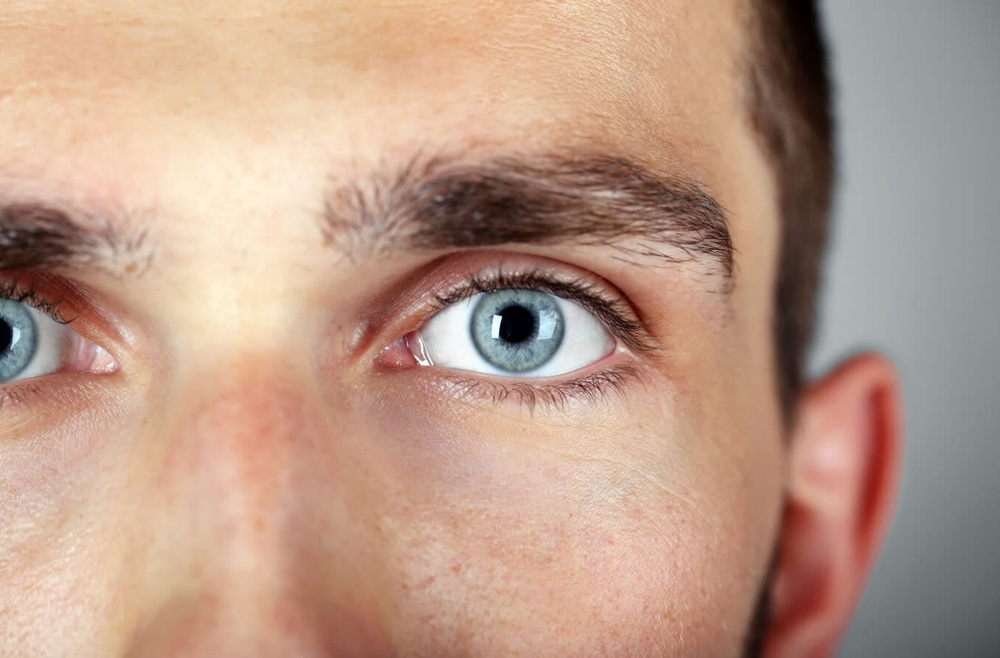
#> input picture lkj.jpg, 1000 x 658 px, shrunk from 1356 x 892 before the run, found by its file name
$ python gg.py
#> lines starting #> are read from the running program, lines starting #| are printed output that depends on the picture; after the words box and inside, x2 and y2 are one past the last pixel; in counts of white or black regions, pixels touching at a corner belong together
import cv2
import numpy as np
import matplotlib.pyplot as plt
import os

def detect_iris_in_eye(image_path, debug=True):
    # Read image and create eye detector
#> called with image_path = 'D:\\ML\\opencv\\lkj.jpg', debug = True
    img = cv2.imread(image_path)
#> img is the input picture: shape (658, 1000, 3); mean B, G, R 136.9, 154.7, 186.6

    # Print image dimensions for debugging
    if debug:
        print(f"Image dimensions: {img.shape}")
#| Image dimensions: (658, 1000, 3)

    # Make a copy for visualization
    vis_img = img.copy()

    eye_cascade = cv2.CascadeClassifier(cv2.data.haarcascades + 'haarcascade_eye.xml')

    # Convert to grayscale for eye detection
    gray = cv2.cvtColor(img, cv2.COLOR_BGR2GRAY)

    # Apply CLAHE to enhance contrast
    clahe = cv2.createCLAHE(clipLimit=3.0, tileGridSize=(8, 8))
    gray_eq = clahe.apply(gray)
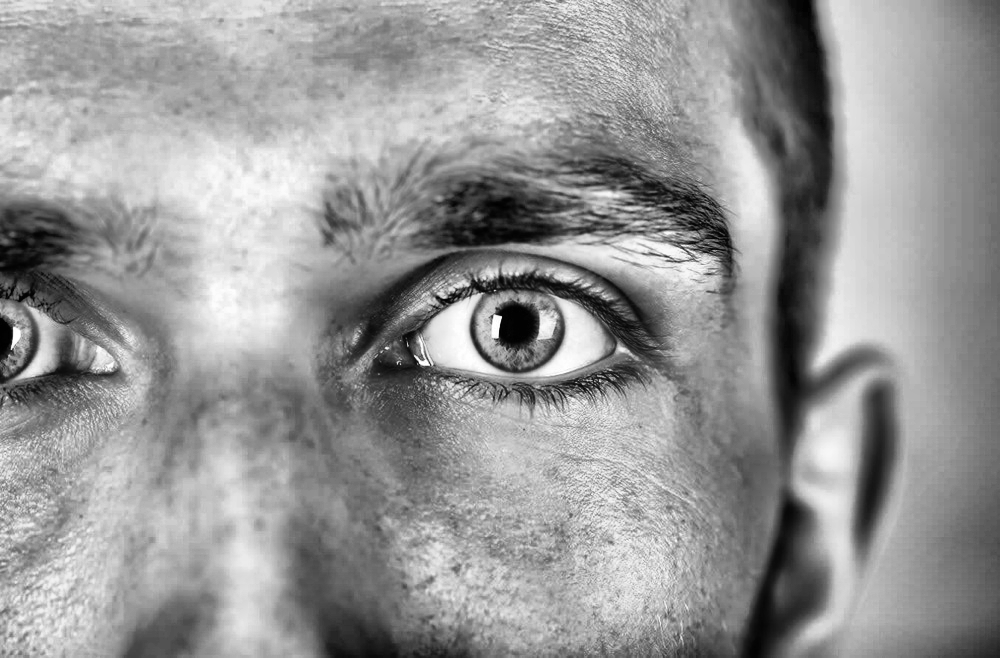
#> gray_eq: shape (658, 1000); min 0, max 255, mean 150.4

    # Apply GaussianBlur to reduce noise and enhance edges
    gray_eq = cv2.GaussianBlur(gray_eq, (5, 5), 0)

    # Use stricter parameters to reduce false positives
    eyes = eye_cascade.detectMultiScale(
        gray_eq,
        scaleFactor=1.05,
        minNeighbors=6,
        minSize=(30, 30)
    )
#> eyes = [[16, 76, 33, 33], [192, 99, 34, 34], [241, 102, 47, 47], [492, 370, 49, 49], [273, 420, 36, 36], [295, 428, 33, 33], [35, 73, 35, 35], [787, 181, 44, 44], [237, 457, 43, 43], [239, 140, 51, 51], [210, 498, 64, 64], [372, 175, 291, 291]]

    if debug:
        print(f"Number of eyes detected: {len(eyes)}")
#| Number of eyes detected: 12

    # If no eyes detected with strict parameters, try with more relaxed parameters
    if len(eyes) == 0:
        eyes = eye_cascade.detectMultiScale(
            gray_eq,
            scaleFactor=1.03,
            minNeighbors=4,
            minSize=(25, 25)
        )
        if debug:
            print(f"Second attempt - Number of eyes detected: {len(eyes)}")

    # Filter eyes based on aspect ratio (real eyes are roughly circular/oval)
    filtered_eyes = []
    for (x, y, w, h) in eyes:
        aspect_ratio = float(w) / h
        if 0.7 <= aspect_ratio <= 1.6:
            filtered_eyes.append((x, y, w, h))
#> this loop made 12 passes
#> after the loop, filtered_eyes = [(16, 76, 33, 33), (192, 99, 34, 34), (241, 102, 47, 47), (492, 370, 49, 49), (273, 420, 36, 36), (295, 428, 33, 33), (35, 73, 35, 35), (787, 181, 44, 44), (237, 457, 43, 43), (239, 140, 51, 51), (210, 498, 64, 64), (372, 175, 291, 291)]

    if debug:
        print(f"Number of eyes after filtering: {len(filtered_eyes)}")
#| Number of eyes after filtering: 12

    # If no valid eyes after filtering, return None
    if len(filtered_eyes) == 0:
        print("No valid eye regions detected!")
        return None

    # Try each eye region to find iris
    all_results = []

    for eye_idx, (x, y, w, h) in enumerate(filtered_eyes):
        if debug:
            print(f"\nProcessing eye region {eye_idx+1}/{len(filtered_eyes)}")

        # Extract eye region
        eye_roi = img[y:y+h, x:x+w]
        original = eye_roi.copy()

        # Process the eye region for iris detection
        gray_roi = cv2.cvtColor(eye_roi, cv2.COLOR_BGR2GRAY)
        equalized = clahe.apply(gray_roi)

        # Calculate average intensity in the eye region
        avg_intensity = np.mean(gray_roi)
        if debug:
            print(f"Average eye intensity: {avg_intensity:.1f}")

        # Adjust threshold based on average intensity
        base_threshold = max(30, min(90, 100 - avg_intensity))

        # Try multiple threshold values around the base threshold
        threshold_values = [base_threshold - 20, base_threshold, base_threshold + 20]
        best_contour = None
        best_score = 0
        best_threshold = 0
        best_thresh_img = None

        # Height and width of eye ROI for reference
        eye_height, eye_width = gray_roi.shape
        expected_radius = min(eye_width, eye_height) * 0.3  # Expected iris radius

        for threshold in threshold_values:
            if debug:
                print(f"Trying threshold: {threshold}")

            # Apply thresholding to isolate darker regions (iris)
            _, thresh = cv2.threshold(equalized, threshold, 255, cv2.THRESH_BINARY_INV)

            # Clean up the threshold image
            kernel = np.ones((3,3), np.uint8)
            thresh = cv2.morphologyEx(thresh, cv2.MORPH_OPEN, kernel, iterations=1)
            thresh = cv2.morphologyEx(thresh, cv2.MORPH_CLOSE, kernel, iterations=2)

            # Find contours in the thresholded image
            contours, _ = cv2.findContours(thresh, cv2.RETR_EXTERNAL, cv2.CHAIN_APPROX_SIMPLE)

            # Process each contour
            for contour in contours:
                area = cv2.contourArea(contour)

                # Skip very small contours
                if area < 50:
                    continue

                perimeter = cv2.arcLength(contour, True)
                if perimeter > 0:
                    # Calculate circularity (perfect circle = 1.0)
                    circularity = 4 * np.pi * area / (perimeter * perimeter)

                    # Get the center and radius of a circle that encloses the contour
                    (cx, cy), radius = cv2.minEnclosingCircle(contour)

                    # Skip if radius is too small or too large
                    if radius < 5 or radius > min(eye_width, eye_height) * 0.7:
                        continue

                    # Calculate position score - iris should be near the center of the eye
                    center_x, center_y = eye_width / 2, eye_height / 2
                    distance_from_center = np.sqrt((cx - center_x)**2 + (cy - center_y)**2)
                    max_distance = np.sqrt(center_x**2 + center_y**2)
                    position_score = 1.0 - (distance_from_center / max_distance)

                    # Calculate radius score - how close is the radius to expected value
                    radius_diff = abs(radius - expected_radius)
                    radius_score = 1.0 - min(radius_diff / expected_radius, 1.0)

                    # Calculate total score based on circularity, area, position and radius
                    if 0.5 < circularity < 1.0:
                        score = circularity * area * position_score * radius_score
                        if score > best_score:
                            best_score = score
                            best_contour = contour
                            best_threshold = threshold
                            best_thresh_img = thresh.copy()
                            if debug:
                                print(f"New best contour: score={score:.1f}, circularity={circularity:.2f}, radius={radius:.1f}")

        if best_contour is not None:
            # Fit circle to iris contour
            (ix, iy), radius = cv2.minEnclosingCircle(best_contour)
            center = (int(ix), int(iy))
            radius = int(radius)

            # Create visualization images
            iris_mask = np.zeros_like(gray_roi)
            cv2.circle(iris_mask, center, radius, 255, -1)

            # Extract iris region
            iris_region = cv2.bitwise_and(eye_roi, eye_roi, mask=iris_mask)

            # Draw iris circle on original eye image
            result = original.copy()
            cv2.circle(result, center, radius, (0, 255, 0), 2)

            # Draw iris center
            cv2.circle(result, center, 2, (0, 0, 255), -1)

            # Draw on the full image visualization copy
            cv2.rectangle(vis_img, (x, y), (x+w, y+h), (255, 0, 0), 2)
            cv2.circle(vis_img, (x + int(ix), y + int(iy)), radius, (0, 255, 0), 2)
            cv2.circle(vis_img, (x + int(ix), y + int(iy)), 2, (0, 0, 255), -1)

            # Prepare result images for this eye
            result_images = [
                original,              # Original eye region
                equalized,             # Enhanced image
                best_thresh_img,       # Best threshold result
                iris_mask,             # Iris mask
                iris_region,           # Extracted iris
                result                 # Final result with circle
            ]

            all_results.append((result_images, best_score, (x, y, w, h), (ix, iy, radius)))
#> this loop made 12 passes
#> (x, y, w, h, avg_intensity, base_threshold, threshold_values, eye_height) on pass 12: (372, 175, 291, 291, 136.7, 30, [10, 30, 50], 291)
#> (printed output is left out)
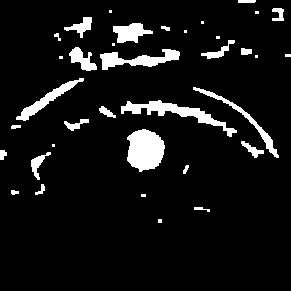
#> best_thresh_img: shape (291, 291); 7.8% white; 36 white regions (12 under 20 px), largest, box (x1, y1, x2, y2) and area: (127, 129, 165, 172) 1232, (121, 100, 237, 137) 1020, (100, 49, 180, 70) 761
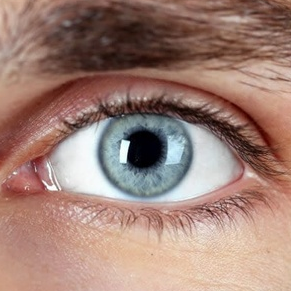
#> eye_roi: shape (291, 291, 3); mean B, G, R 117.9, 128.5, 160
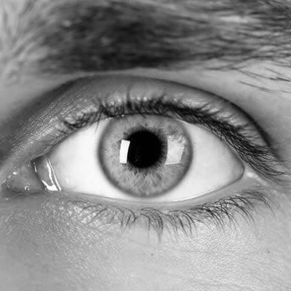
#> gray_roi: shape (291, 291); min 0, max 255, mean 136.7
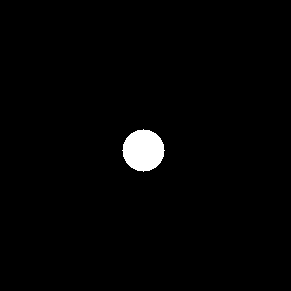
#> iris_mask: shape (291, 291); 1.6% white; 1 white region, box (x1, y1, x2, y2) and area: (122, 129, 165, 172) 1373
#> after the loop, all_results = 1 item

    # If we found any valid iris
    if all_results:
        # Sort results by score (descending)
        all_results.sort(key=lambda x: x[1], reverse=True)
        best_result = all_results[0]
        result_images = best_result[0]
#> result_images = 6 items

        # Display processing steps for the best iris
        plt.figure(figsize=(15, 8))
        titles = ['Original Eye', 'Enhanced', 'Threshold',
                 'Iris Mask', 'Iris Region', 'Result']

        for i, image in enumerate(result_images):
            plt.subplot(2, 3, i+1)
            if len(image.shape) == 3:
                plt.imshow(cv2.cvtColor(image, cv2.COLOR_BGR2RGB))
            else:
                plt.imshow(image, cmap='gray')
            plt.title(titles[i])
            plt.axis('off')
#> this loop made 6 passes

        plt.tight_layout()
        plt.show()
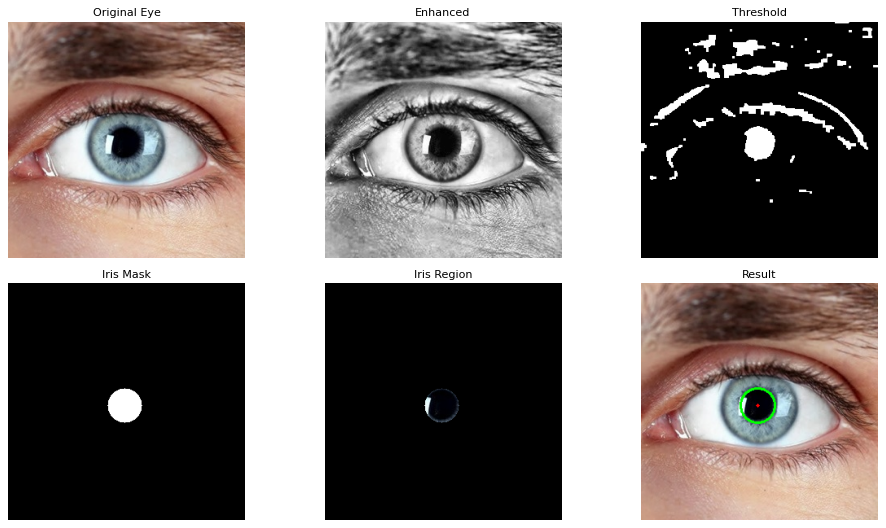
#> figure drawn by matplotlib, 6 panels

        # Show full image with all detected eyes and irises
        plt.figure(figsize=(12, 8))
        plt.imshow(cv2.cvtColor(vis_img, cv2.COLOR_BGR2RGB))
        plt.title("All Detected Eyes and Irises")
        plt.axis('off')
        plt.tight_layout()
        # plt.show()

        print(f"Found {len(all_results)} potential iris detections")
#| Found 1 potential iris detections
        print(f"Best detection score: {best_result[1]:.1f}")
#| Best detection score: 207.2
        return result_images
    else:
        print("No suitable iris contour found in any eye region")
        return None

if __name__ == "__main__":
    image_path = "D:\ML\opencv\lkj.jpg"
    print(f"Attempting to process image at: {image_path}")
    results = detect_iris_in_eye(image_path)
#> results = 6 items

    if results:
        print("Iris detection complete.")
    else:
        print("Failed to detect iris.")
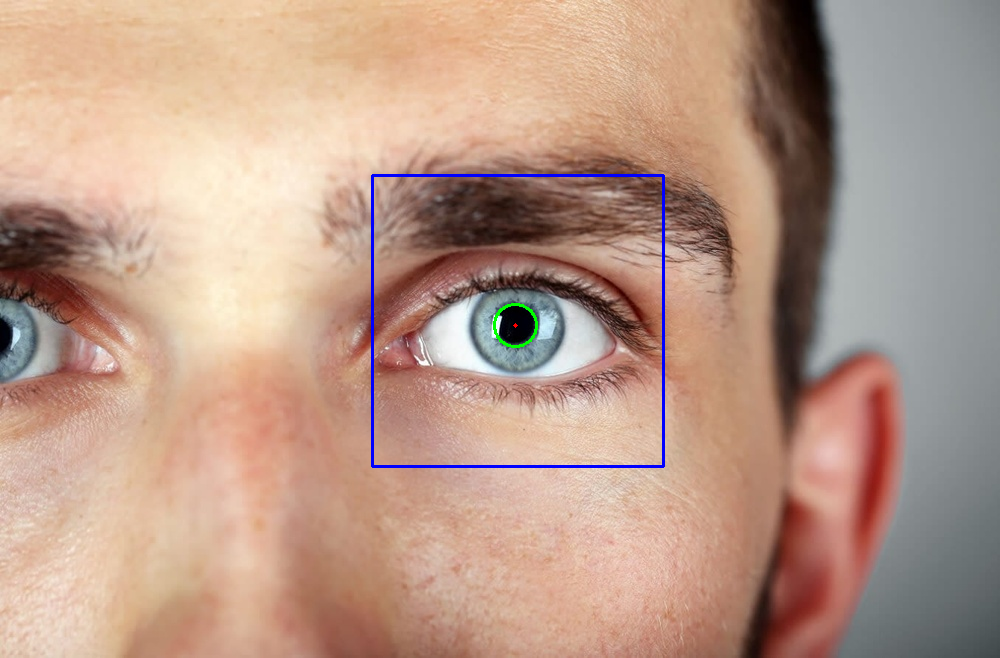
#> shown: shape (658, 1000, 3); mean R, G, B 185.6, 154.1, 137.5

$ run again, with S2001R09.jpg copied over lkj.jpg
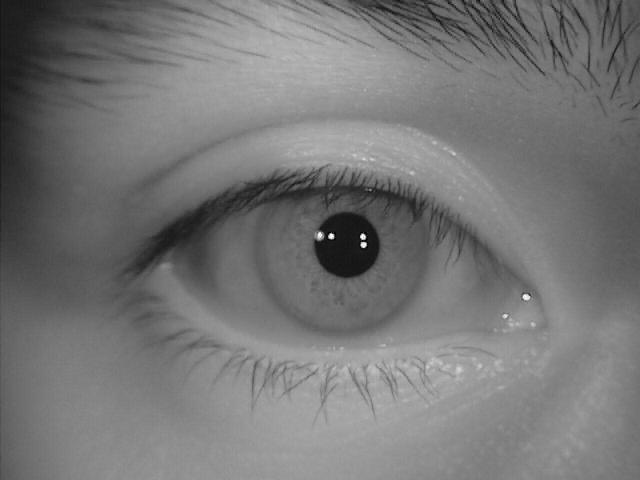
#> input picture S2001R09.jpg, 640 x 480 px, found by its file name
#> in detect_iris_in_eye, img is the input picture: shape (480, 640, 3); min 0, max 255, mean 117.6
#| Image dimensions: (480, 640, 3)
#> eyes = [[429, 216, 60, 60], [504, 275, 38, 38], [387, 185, 53, 53], [105, 191, 143, 143], [232, 331, 94, 94], [95, 71, 381, 381]]
#| Number of eyes detected: 6
#> the loop in detect_iris_in_eye, `for (x, y, w, h) in eyes:` made 6 passes
#> after the loop in detect_iris_in_eye, `for (x, y, w, h) in eyes:`: filtered_eyes = [(429, 216, 60, 60), (504, 275, 38, 38), (387, 185, 53, 53), (105, 191, 143, 143), (232, 331, 94, 94), (95, 71, 381, 381)]
#| Number of eyes after filtering: 6
#> the loop in detect_iris_in_eye, `for eye_idx, (x, y, w, h) in enumerate(filtered_eyes):` made 6 passes
#> (x, y, w, h, avg_intensity, eye_height, eye_width, expected_radius) on pass 6: (95, 71, 381, 381, 123, 381, 381, 114.3)
#> (printed output is left out)
#> after the loop in detect_iris_in_eye, `for eye_idx, (x, y, w, h) in enumerate(filtered_eyes):`:
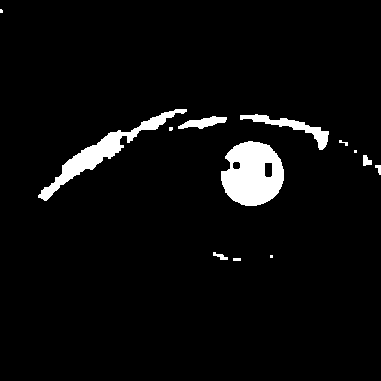
#> best_thresh_img: shape (381, 381); 4.4% white; 13 white regions (4 under 20 px), largest, box (x1, y1, x2, y2) and area: (221, 141, 284, 206) 3005, (38, 109, 187, 201) 2076, (240, 114, 329, 150) 740
#> after the loop in detect_iris_in_eye, `for eye_idx, (x, y, w, h) in enumerate(filtered_eyes):`:
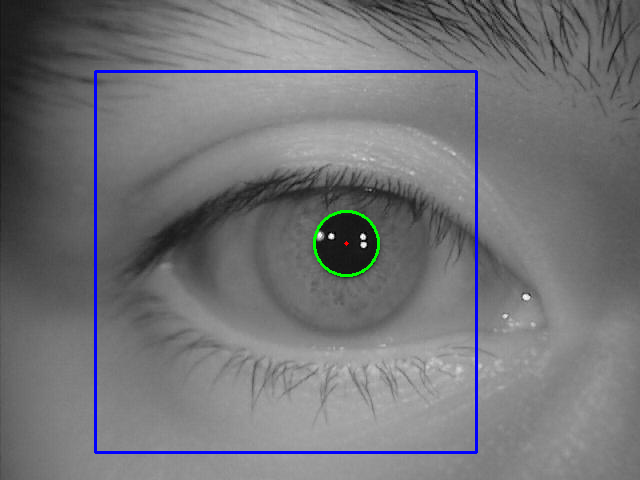
#> vis_img: shape (480, 640, 3); mean B, G, R 119.3, 116.1, 115.6
#> after the loop in detect_iris_in_eye, `for eye_idx, (x, y, w, h) in enumerate(filtered_eyes):`: all_results = 1 item
#> result_images = 6 items
#> the loop in detect_iris_in_eye, `for i, image in enumerate(result_images):` made 6 passes
#| Found 1 potential iris detections
#| Best detection score: 525.7

$ run again, with S2002R01.jpg copied over lkj.jpg
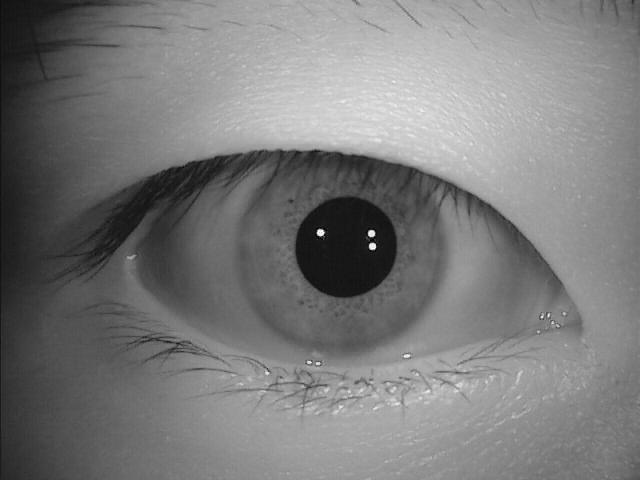
#> input picture S2002R01.jpg, 640 x 480 px, found by its file name
#> in detect_iris_in_eye, img is the input picture: shape (480, 640, 3); min 0, max 255, mean 122
#| Image dimensions: (480, 640, 3)
#> eyes = [[428, 172, 56, 56], [49, 191, 115, 115]]
#| Number of eyes detected: 2
#> the loop in detect_iris_in_eye, `for (x, y, w, h) in eyes:` made 2 passes
#> (x, y, w, h, aspect_ratio) on passes 1 to 2: (428, 172, 56, 56, 1), (49, 191, 115, 115, 1)
#> after the loop in detect_iris_in_eye, `for (x, y, w, h) in eyes:`: filtered_eyes = [(428, 172, 56, 56), (49, 191, 115, 115)]
#| Number of eyes after filtering: 2
#> the loop in detect_iris_in_eye, `for eye_idx, (x, y, w, h) in enumerate(filtered_eyes):` made 2 passes
#> (eye_idx, x, y, w, h, avg_intensity, base_threshold, threshold_values) on passes 1 to 2: (0, 428, 172, 56, 56, 116.3, 30, [10, 30, 50]), (1, 49, 191, 115, 115, 65.89, 34.11, [14.11, 34.11, 54.11])
#> (printed output is left out)
#> after the loop in detect_iris_in_eye, `for eye_idx, (x, y, w, h) in enumerate(filtered_eyes):`:
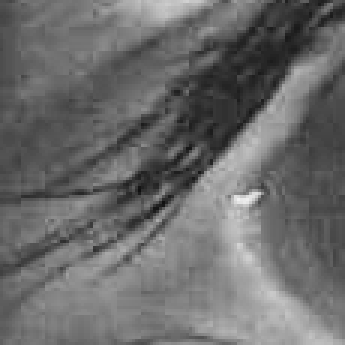
#> equalized: shape (115, 115) (shown 3 times larger); min 16, max 241, mean 107
#> after the loop in detect_iris_in_eye, `for eye_idx, (x, y, w, h) in enumerate(filtered_eyes):`:
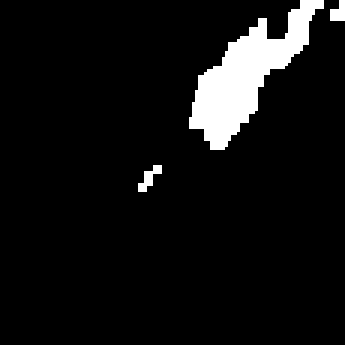
#> thresh: shape (115, 115) (shown 3 times larger); 6.9% white; 3 white regions, box (x1, y1, x2, y2) and area: (63, 0, 108, 50) 851, (46, 55, 54, 64) 32, (110, 0, 115, 7) 26
#> after the loop in detect_iris_in_eye, `for eye_idx, (x, y, w, h) in enumerate(filtered_eyes):`: all_results = []

$ run again, with asd.jpg copied over lkj.jpg
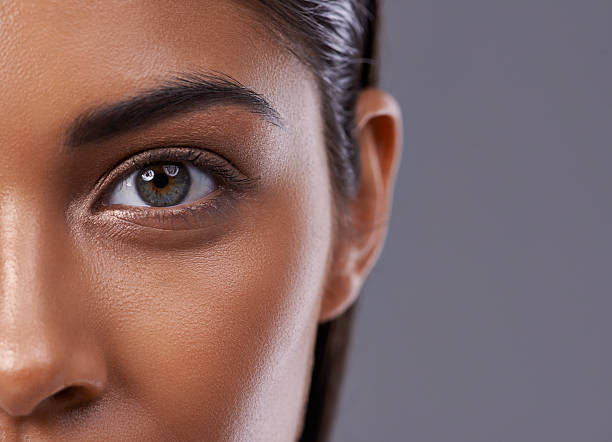
#> input picture asd.jpg, 612 x 442 px, found by its file name
#> in detect_iris_in_eye, img is the input picture: shape (442, 612, 3); mean B, G, R 102.4, 104, 132.2
#| Image dimensions: (442, 612, 3)
#> eyes = [[56, 87, 188, 188]]
#| Number of eyes detected: 1
#> the loop in detect_iris_in_eye, `for (x, y, w, h) in eyes:` made 1 pass
#> (x, y, w, h, aspect_ratio) on pass 1: (56, 87, 188, 188, 1)
#> after the loop in detect_iris_in_eye, `for (x, y, w, h) in eyes:`: filtered_eyes = [(56, 87, 188, 188)]
#| Number of eyes after filtering: 1
#> the loop in detect_iris_in_eye, `for eye_idx, (x, y, w, h) in enumerate(filtered_eyes):` made 1 pass
#> (eye_idx, x, y, w, h, avg_intensity, base_threshold, threshold_values) on pass 1: (0, 56, 87, 188, 188, 83.93, 30, [10, 30, 50])
#> (printed output is left out)
#> after the loop in detect_iris_in_eye, `for eye_idx, (x, y, w, h) in enumerate(filtered_eyes):`: all_results = 1 item
#> result_images = 6 items
#> the loop in detect_iris_in_eye, `for i, image in enumerate(result_images):` made 6 passes
#| Found 1 potential iris detections
#| Best detection score: 18.1
#> `print("Failed to detect iris.")`:
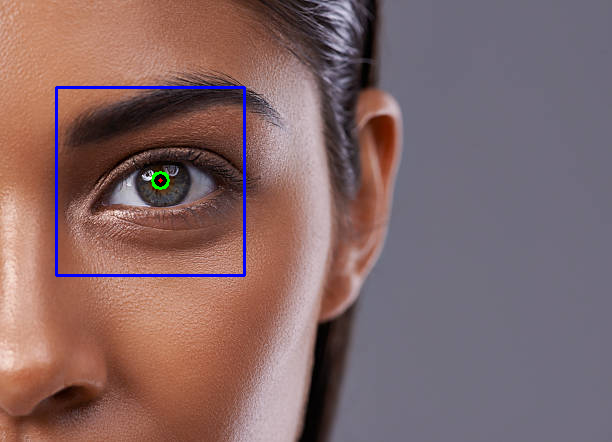
#> shown: shape (442, 612, 3); mean R, G, B 131, 103.3, 103.8
